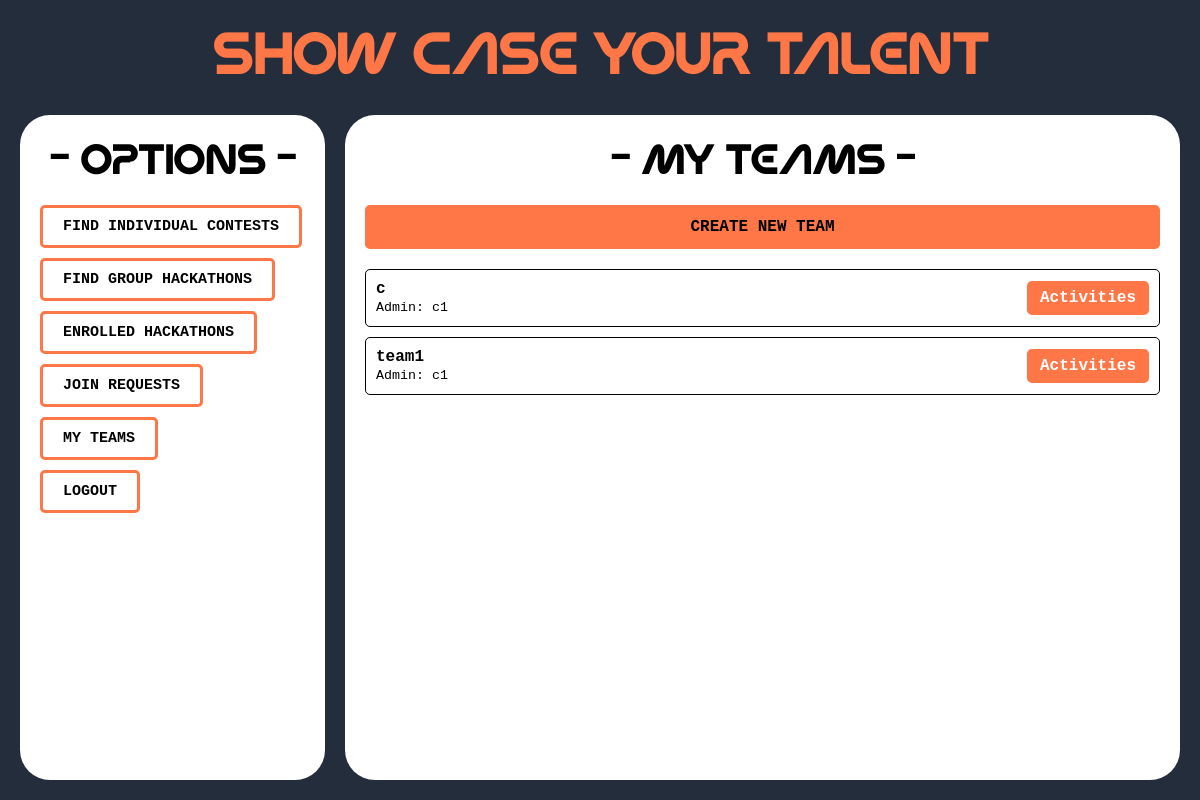
Screenshot of /competitor/my_teams/ (signed in) with the database file from the repository.
### competitor/models.py (models this page shows, shortened)
class Team(models.Model):
    name = models.CharField(max_length=255, unique=True)
    team_admin = models.ForeignKey(
        User,
        on_delete=models.CASCADE,
        related_name='admin_teams'
    )  # The user who created the team (must be a competitor)
    members = models.ManyToManyField(
        User,
        related_name='team_members',
        blank=True
    )
    created_at = models.DateTimeField(auto_now_add=True)  # Timestamp of creation
    def __str__(self):
        return self.name

### accounts/models.py (models this page shows)
class CustomUser(AbstractUser):
    USER_TYPES = [
        ('host', 'Hackathon Host'),
        ('competitor', 'Competitor'),
    ]
    user_type = models.CharField(max_length=10, choices=USER_TYPES, default='competitor')

### competitor/views.py (the view)
# urls.py: path('my_teams/',views.my_teams,name = 'my_teams'),
def my_teams(request):
    teams = Team.objects.filter(members=request.user)
    print("Logged-in user:", request.user)
    print("Teams found:", teams)
    return render(request, "competitor/my_teams.html",{"teams":teams})

### templates/competitor/my_teams.html
{% extends "competitor/competitor_dashboard.html" %}
{% block right_div %}
<h1 style="color:black;text-align: center;">- my teams -</h1>
<div style="text-align: center; margin-top: 16px; width: 100%;">
    <a href="{% url "competitor:create_team" %}" class="btn-like" style="display: block;">
        CREATE NEW TEAM
    </a>
</div>
<div style="margin-top: 20px;">
    {% if teams %}
        <ul style="list-style: none; padding: 0;">
            {% for team in teams %}
                <li style="margin-bottom: 10px; padding: 10px; border: 1px solid black; border-radius: 5px; display: flex; justify-content: space-between; align-items: center;">
                    <div>
                        <strong>{{ team.name }}</strong> <br>
                        <small>Admin: {{ team.team_admin }}</small>
                    </div>
                    <a href="{% url 'competitor:team_activities' team.id %}" class="btn-like" style="padding: 5px 10px; text-decoration: none;  color: white; border-radius: 5px;">
                        Activities
                    </a>
                </li>
            {% endfor %}
        </ul>
    {% else %}
        <p style="text-align: center; color: gray;">You are not a member of any teams yet.</p>
    {% endif %}
</div>
{% endblock right_div %}

### rows the page displays
Team: name "c", team_admin "c1"
Team: name "team1", team_admin "c1"
